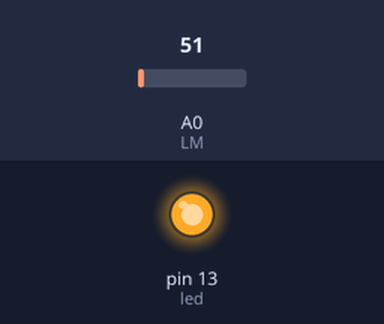
The sketch below on a simulated Arduino Uno, built with avr-gcc and run on an emulated ATmega328P. On the bench: output pins drawn as LEDs (lit = HIGH). The test bench sets the inputs (shaded band); at power-on: A0 (LM) = 51.

Above: at 1.5 s.
At 4.5 s:
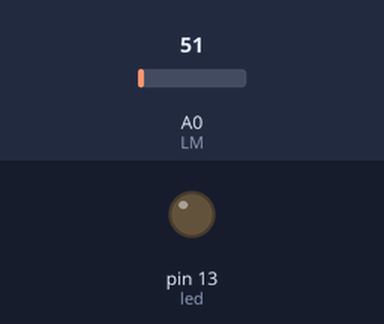
Timing chart, 0 to 7.8 s (numbered marks = the images above):
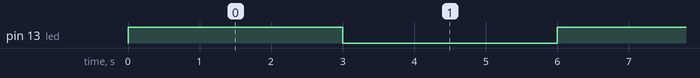

The sketch:

Arduino_LM35TempSensor.ino
```cpp
int LM= A0; // Assigning pin numbers.
int led=13; // Assigning pin numbers to built in led pin.


float temp=0; // Assigin temperature variable.

void delay_cycles(unsigned long cycles) // Creating a function to generate delay based in the CPU cycles.
{
  for(unsigned long i=0;i<cycles;i++)
  {
    asm volatile("nop"); //Assembly instruction this instruction do nothing and consumes one CPU cycle.
  }
}
void delay_ms(unsigned long milliseconds) //Creating a function for proper conversion between milliseconds and cycles.
{
  unsigned long cycles=(milliseconds*16000);// Convert milliseconds to cycles.
  delay_cycles(cycles);
}

void setup()
{
  pinMode(led,OUTPUT);  //Assigning the pin mode.
  pinMode(LM,INPUT);    //Assigning the pin mode.

}

void loop() {
  int sensorValue=analogRead(LM);     // Reading the analog value given out by LM35 temperature sensor.
  temp=(sensorValue*5.0*100.0)/1024;  // Converting the sensor value which in the range of 0 to 1024 to °C.

if(temp<30.0)
{
 digitalWrite(led,HIGH);
 delay_ms(250);                       // Calling the delay function.
 digitalWrite(led,LOW);
 delay_ms(250);                       // Calling the delay function.
 }else{
  digitalWrite(led,HIGH);
  delay_ms(500);                      // Calling the delay function.
  digitalWrite(led,LOW);
  delay_ms(500);                      // Calling the delay function.
}
}
```

Measured:
- by itself, pin 13 (led): alternates HIGH for 3.0 s and LOW for 3.0 s
